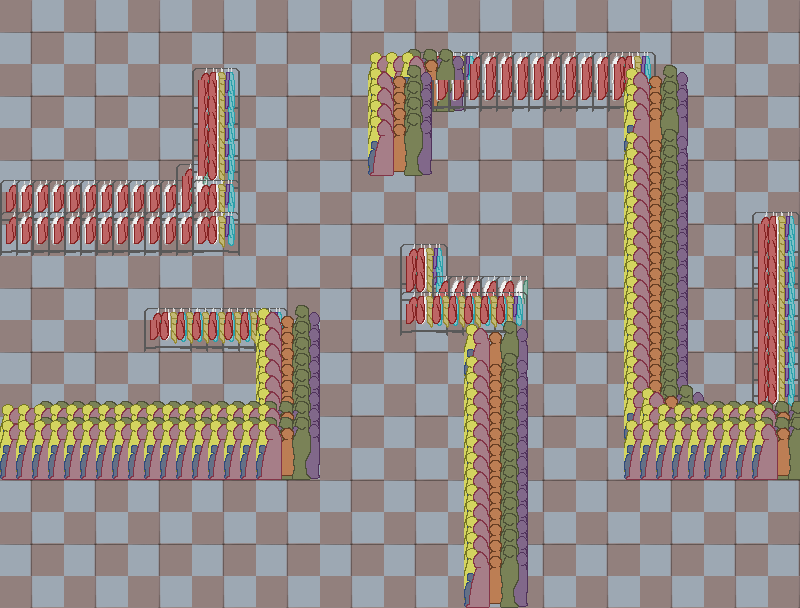

This is a level from a 2D game, rendered from its Tiled map with the project's own tilesets. A one-line summary and the map file follow, with tile-layer data summarised:
An orthogonal 50x38 tile map with 16x16 px tiles, 2 tile layers (floorLevel, blockedLevel), 4 tilesets and 7 objects (7x item).

<map version="1.0" orientation="orthogonal" renderorder="right-down" width="50" height="38" tilewidth="16" tileheight="16" nextobjectid="8">
 <tileset firstgid="1" name="floorTiles" tilewidth="16" tileheight="16" tilecount="16" columns="4">
  <image source="../img/fourfloor.png" width="64" height="64" />
 </tileset>
 <tileset firstgid="17" name="people" tilewidth="64" tileheight="64" tilecount="1" columns="1">
  <image source="../img/peoplewall1.png" width="64" height="64" />
  <terraintypes>
   <terrain name="New Terrain" tile="0" />
  </terraintypes>
 </tileset>
 <tileset firstgid="18" name="goodies" tilewidth="32" tileheight="32" tilecount="4" columns="0">
  <tile id="0">
   <image width="32" height="32" source="../img/bbgun.png" />
  </tile>
  <tile id="1">
   <image width="32" height="32" source="../img/milkncookies.png" />
  </tile>
  <tile id="2">
   <image width="32" height="32" source="../img/socks.png" />
  </tile>
  <tile id="3">
   <image width="32" height="32" source="../img/giftcard.png" />
  </tile>
 </tileset>
 <tileset firstgid="22" name="clothesRack" tilewidth="32" tileheight="32" tilecount="4" columns="2">
  <image source="../img/clothesrackwall1.png" width="64" height="64" />
 </tileset>
 <layer name="floorLevel" width="50" height="38">
  <data>[1900 cells, 1900 non-empty, 16 distinct tile ids]</data>
 </layer>
 <layer name="blockedLevel" width="50" height="38">
  <data>[1900 cells, 277 non-empty, 5 distinct tile ids]</data>
 </layer>
 <objectgroup name="goodies">
  <object id="1" type="item" gid="21" x="153.333" y="390.667" width="32" height="32" />
  <object id="2" type="item" gid="21" x="760" y="189.333" width="32" height="32" />
  <object id="3" type="item" gid="19" x="5.33333" y="290.667" width="32" height="32" />
  <object id="4" type="item" gid="18" x="142.667" y="166.667" width="32" height="32" />
  <object id="5" type="item" gid="20" x="562.667" y="153.333" width="32" height="32" />
  <object id="6" type="item" gid="20" x="12" y="57.3333" width="32" height="32" />
  <object id="7" type="item" gid="21" x="412" y="382.667" width="32" height="32" />
 </objectgroup>
</map>